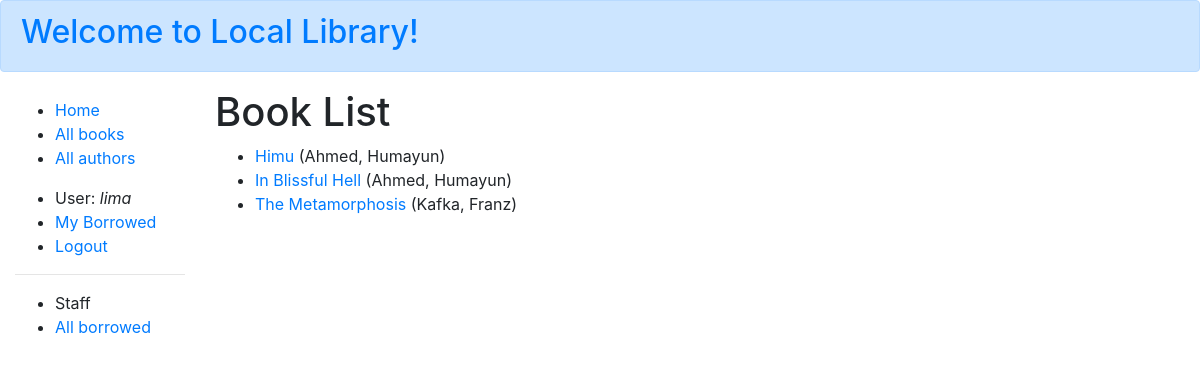
Page /catalog/books/ (signed in) on the committed database.
### catalog/models.py (models this page shows, shortened)
class Book(models.Model):
    image = models.ImageField(null=True, blank=True, default='default_book.png')
    title = models.CharField(max_length=200)
    author = models.ForeignKey('Author', on_delete=models.SET_NULL, null=True)
    summary = models.TextField(
        max_length=1000, help_text="Enter a brief description of the book")
    isbn = models.CharField('ISBN', max_length=13,
                            unique=True,
                            help_text='13 Character <a href="https://www.isbn-international.org/content/what-isbn'
                                      '">ISBN number</a>')
    genre = models.ManyToManyField(
        Genre, help_text="Select a genre for this book")
    language = models.CharField(max_length=200, null=True, blank=True)
    class Meta:
        ordering = ['title', 'author']
    def display_genre(self):
        """Creates a string for the Genre. This is required to display genre in Admin."""
        return ', '.join([genre.name for genre in self.genre.all()[:3]])
    display_genre.short_description = 'Genre'
    def get_absolute_url(self):
        return reverse('book-detail', args=[str(self.id)])

class Author(models.Model):
    profile_picture = models.ImageField(help_text="Profile Picture", null=True, blank=True, default='default_author.jpg')
    first_name = models.CharField(max_length=100)
    last_name = models.CharField(max_length=100)
    date_of_birth = models.DateField(null=True, blank=True)
    date_of_death = models.DateField('died', null=True, blank=True)
    biography = models.TextField(
    max_length=1000, null=True, blank=True, help_text="Enter a brief description about the author")
    class Meta:
        ordering = ['last_name', 'first_name']
    def __str__(self):
        return '{0}, {1}'.format(self.last_name, self.first_name)

### catalog/views.py (the view)
# urls.py: path('books/', views.BookListView.as_view(), name='books'),
class BookListView(generic.ListView):
    model = Book
    paginate_by = 10

### catalog/templates/catalog/book_list.html
{% extends "base_generic.html" %}
{% block content %}
<h1>Book List</h1>
{% if book_list %}
<ul>
  {% for book in book_list %}
  <li>
    <a href="{{ book.get_absolute_url }}">{{ book.title }}</a> ({{book.author}})
  </li>
  {% endfor %}
</ul>
{% else %}
<p>There are no books in the library.</p>
{% endif %}
{% endblock %}

### catalog/templates/base_generic.html (shortened to what this page needs)
<!DOCTYPE html>
<html lang="en">
<head>
    <link rel="stylesheet" href="https://cdn.jsdelivr.net/npm/bootstrap@4.5.3/dist/css/bootstrap.min.css">
    {% load static %}
    <link rel="stylesheet" href="{% static 'css/styles.css' %}">
</head>
<body>
    <div class="alert alert-primary" role="alert">
        <a href="{% url 'index' %}"> <h2>Welcome to Local Library!</h2></a>
    </div>
    <div class="container-fluid">
        <div class="row">
            <div class="col-sm-2 sidebar-nav">
                {% block sidebar %}
                <ul class="sidebar-nav">
                    <li><a href="{% url 'index' %}">Home</a></li>
                    <li><a href="{% url 'books' %}">All books</a></li>
                    <li><a href="{% url 'authors' %}">All authors</a></li>
                </ul>
                <ul class="sidebar-nav">
                    {% if user.is_authenticated %}
                    <li>User: <em> {{ user.get_username }} </em></li>
                    <li><a href="{% url 'my-borrowed' %}">My Borrowed</a></li>
                    <li><a href="{% url 'logout'%}?next={{request.path}}">Logout</a></li>
                    {% else %}
                    <li><a href="{% url 'login'%}?next={{request.path}}">Login</a></li>
                    {% endif %}
                </ul>
                {% if user.is_staff %}
                <hr />
                <ul class="sidebar-nav">
                    <li>Staff</li>
                    {% if perms.catalog.can_mark_returned %}
                    <li><a href="{% url 'all-borrowed' %}">All borrowed</a></li>
                    {% endif %}
                </ul>
                {% endif %} {% endblock %}
            </div>
            <div class="col-sm-10 ">
                {% block content %}{% endblock %}
            </div>
        </div>
    </div>
</body>
</html>

### catalog/static/css/styles.css (style rules this page uses)
.sidebar-nav { margin-top: 5px; }
li { display: list-item; text-align: -webkit-match-parent; }

### rows in the picture
Book: title "Himu", author "Ahmed, Humayun"
Book: title "In Blissful Hell", author "Ahmed, Humayun"
Book: title "The Metamorphosis", author "Kafka, Franz"

### other values in the picture
{{ user.get_username }} "lima"
